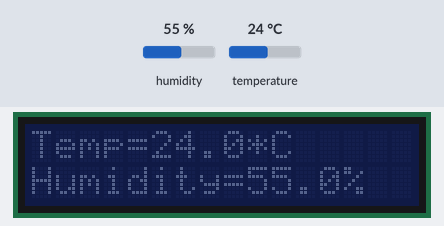
Simulated run of this program. Board: Raspberry Pi (BCM pin numbers). On the bench: 16×2 character LCD. The test bench sets the inputs (shaded band); at power-on: temperature 24 °C, humidity 55 %.

Above: at 1.9 s.
2.0 s: temperature set to 3 °C
At 5.0 s:
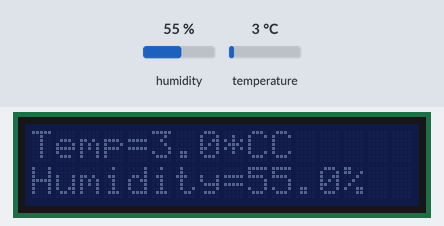
5.4 s: humidity set to 22 %
At 7.7 s:
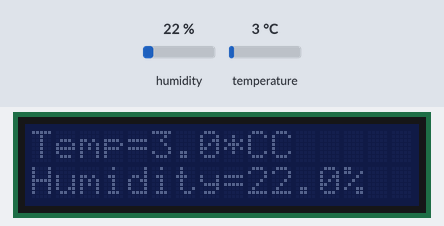
8.5 s: humidity set to 40 %
At 10.0 s:
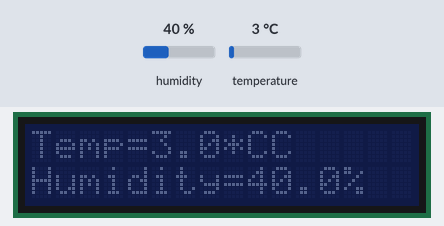
11.6 s: temperature set to 12 °C
At 12.8 s:
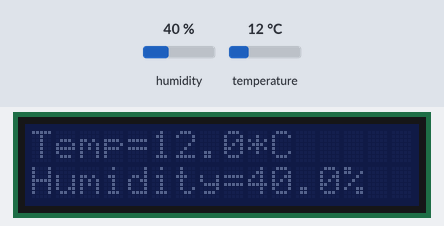
Timing chart, 0 to 14.6 s (numbered marks = the images above; inputs shaded):
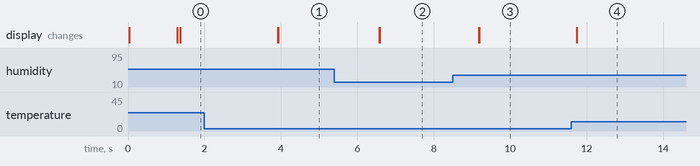

Measured:
- after the input at 2.0 s, the display: first changes after 1.9 s (image 1 shows a later state)
- after the input at 5.4 s, the display: first changes after 1.2 s (image 2 shows a later state)
- after the input at 8.5 s, the display: first changes after 0.68 s (image 3 shows a later state)
- after the input at 11.6 s, the display: first changes after 0.14 s (image 4 shows a later state)

The program:

lcd_dht.py
```python
# This python script gets input from a DHT11, measuring temperature and humidity.
# The temperature and humidity is then get displayed on an lcm1602 iic v1
import lcddriver
import Adafruit_DHT
import time

sensor = Adafruit_DHT.DHT11
pin = 4
display = lcddriver.lcd()
display.lcd_clear()
humidity, temperature = Adafruit_DHT.read_retry(sensor, pin)
#counter = 0

try:
    while True:
        # Remember that your sentences can only be 16 characters long!
        #display.lcd_clear()
        '''
        if counter % 2 == 0:
            display.backlight_off()
        if counter % 2 == 1:
            display.backlight_on()
        '''
        humidity, temperature = Adafruit_DHT.read_retry(sensor, pin)
        #print("Writing to display  Temp={0:0.1f}*C  Humidity={1:0.1f}%".format(temperature,humidity))
        #print(counter)
        if humidity is not None and temperature is not None:
            display.lcd_display_string("Temp={0:0.1f}*C".format(temperature), 1)
            display.lcd_display_string("Humidity={0:0.1f}%".format(humidity), 2)
        else:
            display.lcd_display_string("Failed!", 1)
        #counter += 1
        time.sleep(2)


except KeyboardInterrupt: # If there is a KeyboardInterrupt (when you press ctrl+c), exit the program and cleanup
    print("Cleaning up!")
    display.lcd_clear()
```

lcddriver.py
```python
# Driver library for LCD display. Provided by Ryanteck LTD.
# The procedures below can all be called in your own code!
# You can just stick to the print string one though ;-)

# This is the driver library for the LCD display
# It contains some functions that you can call in your own program
# Just remember that in order to use it you have to import it
# You can do that with the line: import lcddriver
# Make sure that lcddriver is in the same directory though!
# Credit for this code goes to "natbett" of the Raspberry Pi Forum 18/02/13

import i2c_lib
from time import *

# LCD Address
ADDRESS = 0x3f

# commands
LCD_CLEARDISPLAY = 0x01
LCD_RETURNHOME = 0x02
LCD_ENTRYMODESET = 0x04
LCD_DISPLAYCONTROL = 0x08
LCD_CURSORSHIFT = 0x10
LCD_FUNCTIONSET = 0x20
LCD_SETCGRAMADDR = 0x40
LCD_SETDDRAMADDR = 0x80

# flags for display entry mode
LCD_ENTRYRIGHT = 0x00
LCD_ENTRYLEFT = 0x02
LCD_ENTRYSHIFTINCREMENT = 0x01
LCD_ENTRYSHIFTDECREMENT = 0x00

# flags for display on/off control
LCD_DISPLAYON = 0x04
LCD_DISPLAYOFF = 0x00
LCD_CURSORON = 0x02
LCD_CURSOROFF = 0x00
LCD_BLINKON = 0x01
LCD_BLINKOFF = 0x00

# flags for display/cursor shift
LCD_DISPLAYMOVE = 0x08
LCD_CURSORMOVE = 0x00
LCD_MOVERIGHT = 0x04
LCD_MOVELEFT = 0x00

# flags for function set
LCD_8BITMODE = 0x10
LCD_4BITMODE = 0x00
LCD_2LINE = 0x08
LCD_1LINE = 0x00
LCD_5x10DOTS = 0x04
LCD_5x8DOTS = 0x00

# flags for backlight control
LCD_BACKLIGHT = 0x08
LCD_NOBACKLIGHT = 0x00

En = 0b00000100 # Enable bit
Rw = 0b00000010 # Read/Write bit
Rs = 0b00000001 # Register select bit

class lcd:
   #initializes objects and lcd
   def __init__(self):
      self.lcd_device = i2c_lib.i2c_device(ADDRESS)

      self.lcd_write(0x03)
      self.lcd_write(0x03)
      self.lcd_write(0x03)
      self.lcd_write(0x02)

      self.lcd_write(LCD_FUNCTIONSET | LCD_2LINE | LCD_5x8DOTS | LCD_4BITMODE)
      self.lcd_write(LCD_DISPLAYCONTROL | LCD_DISPLAYON)
      self.lcd_write(LCD_CLEARDISPLAY)
      self.lcd_write(LCD_ENTRYMODESET | LCD_ENTRYLEFT)
      sleep(0.2)

   # clocks EN to latch command
   def lcd_strobe(self, data):
      '''
      self.lcd_device.write_cmd(data | En | LCD_BACKLIGHT)
      sleep(.0005)
      self.lcd_device.write_cmd(((data & ~En) | LCD_BACKLIGHT))
      sleep(.0001)
      '''
      self.lcd_device.write_cmd(data | En)
      sleep(.0005)
      self.lcd_device.write_cmd(((data & ~En)))
      sleep(.0001)

   def lcd_write_four_bits(self, data):
      #self.lcd_device.write_cmd(data | LCD_BACKLIGHT)
      self.lcd_device.write_cmd(data)
      self.lcd_strobe(data)

   # write a command to lcd
   def lcd_write(self, cmd, mode=0):
      self.lcd_write_four_bits(mode | (cmd & 0xF0))
      self.lcd_write_four_bits(mode | ((cmd << 4) & 0xF0))

   # put string function
   def lcd_display_string(self, string, line):
      if line == 1:
         self.lcd_write(0x80)
      if line == 2:
         self.lcd_write(0xC0)
      if line == 3:
         self.lcd_write(0x94)
      if line == 4:
         self.lcd_write(0xD4)

      for char in string:
         self.lcd_write(ord(char), Rs)

   # clear lcd and set to home
   def lcd_clear(self):
      self.lcd_write(LCD_CLEARDISPLAY)
      self.lcd_write(LCD_RETURNHOME)

   #turning off backlight
   def backlight_off(self):
      self.lcd_device.write_cmd(LCD_NOBACKLIGHT)

   #turning on backlight
   def backlight_on(self):
      self.lcd_device.write_cmd(LCD_BACKLIGHT)
```

i2c_lib.py
```python
import smbus
from time import *

class i2c_device:
   def __init__(self, addr, port=1):
      self.addr = addr
      self.bus = smbus.SMBus(port)

# Write a single command
   def write_cmd(self, cmd):
      self.bus.write_byte(self.addr, cmd)
      sleep(0.0001)

# Write a command and argument
   def write_cmd_arg(self, cmd, data):
      self.bus.write_byte_data(self.addr, cmd, data)
      sleep(0.0001)

# Write a block of data
   def write_block_data(self, cmd, data):
      self.bus.write_block_data(self.addr, cmd, data)
      sleep(0.0001)

# Read a single byte
   def read(self):
      return self.bus.read_byte(self.addr)

# Read
   def read_data(self, cmd):
      return self.bus.read_byte_data(self.addr, cmd)

# Read a block of data
   def read_block_data(self, cmd):
      return self.bus.read_block_data(self.addr, cmd)
```
